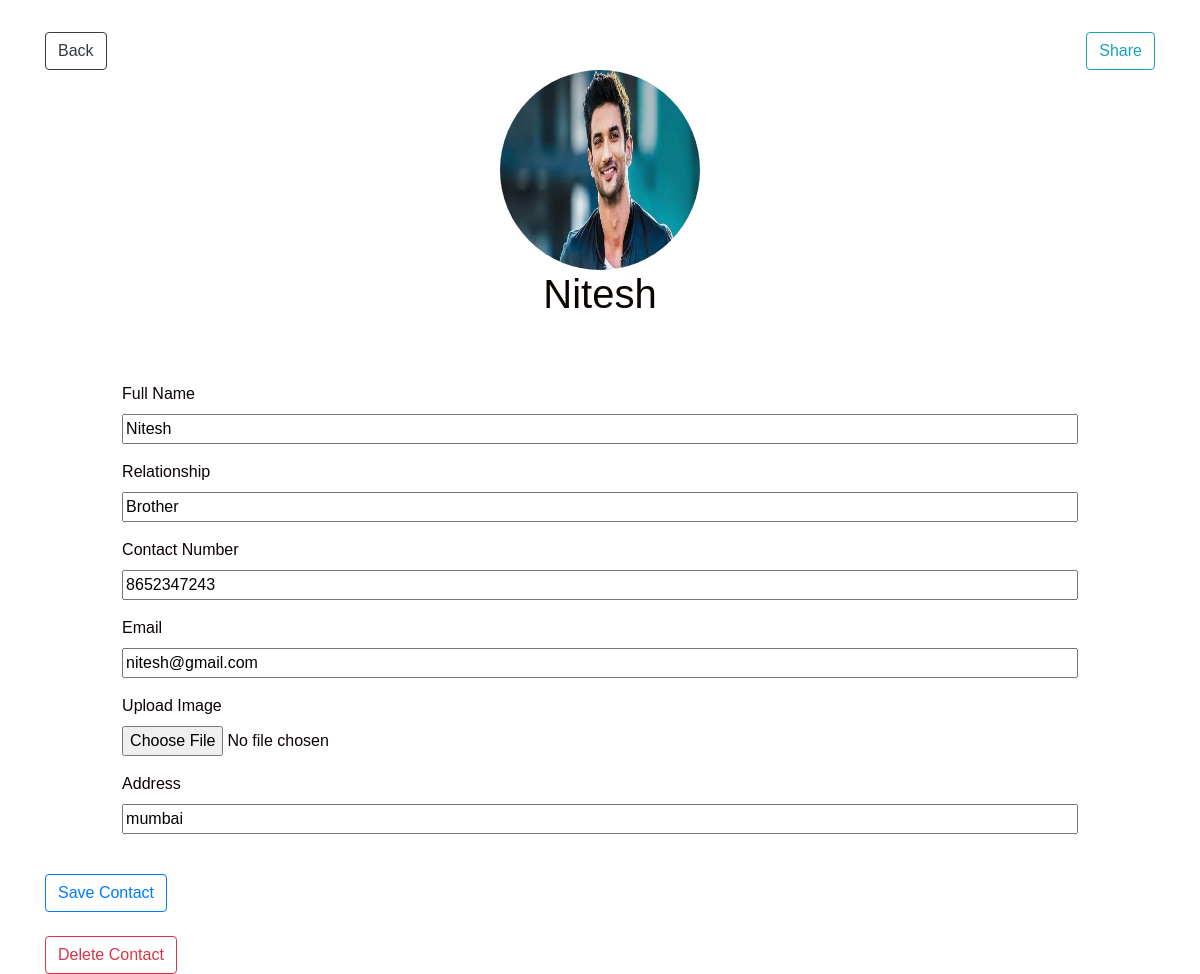
Page /edit-contact/12 on the earlier database version.
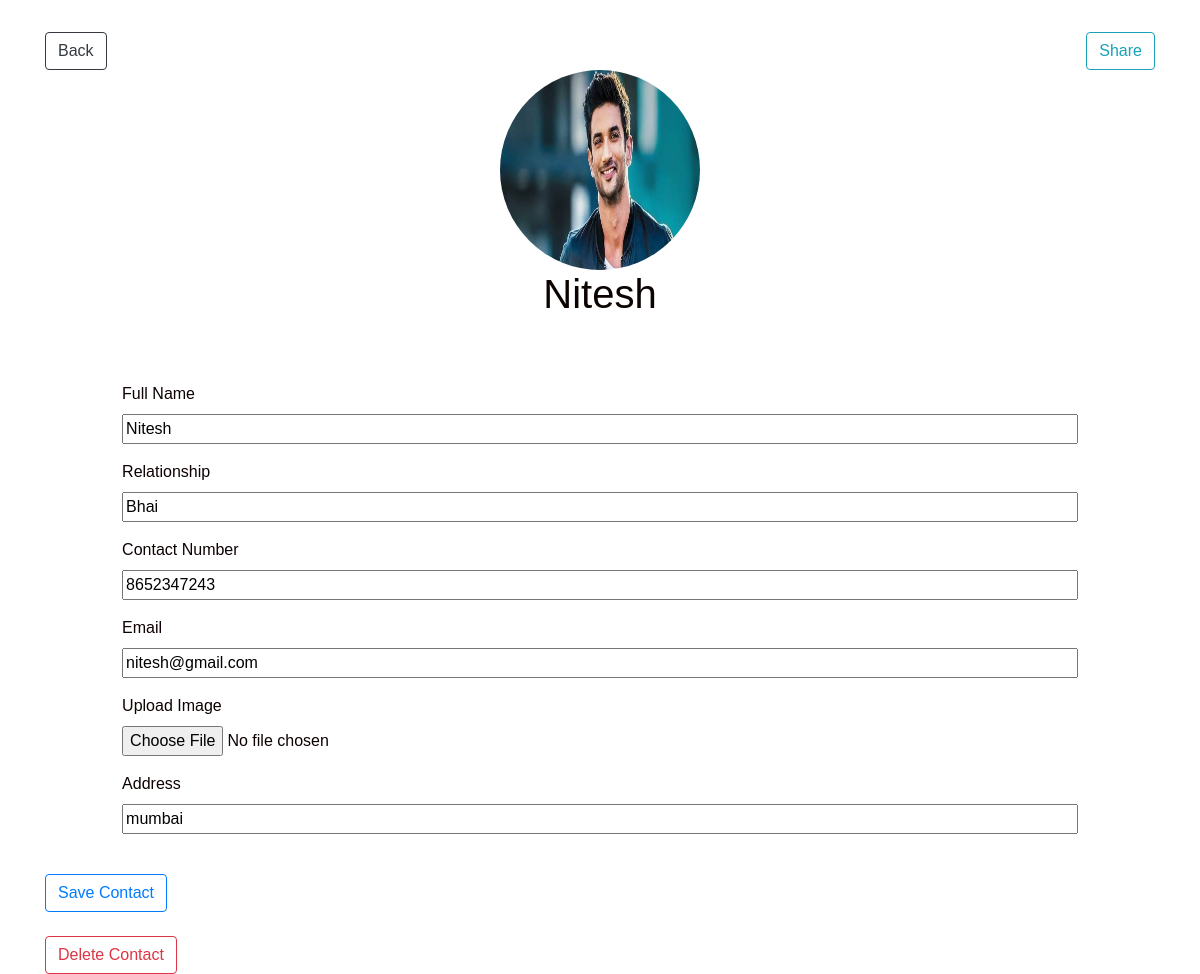
Same page on the later database version.
### contacts/models.py (models this page shows, shortened)
class Contact(models.Model):
    full_name = models.CharField(max_length=250)
    relationship = models.CharField(max_length=250)
    email = models.EmailField(max_length=254)
    imgs = models.ImageField(null=True, blank=false, upload_to="images/")
    phone_number = models.CharField(max_length=20)
    address = models.CharField(max_length=1000)

### contacts/views.py (the view, shortened to what this page needs)
# urls.py: path('edit-contact/<str:pk>', views.editContact, name='edit-contact'),
def editContact(request, pk):
    contact = Contact.objects.get(id=pk)
    return render(request, 'edit.html', {'contact': contact})

### templates/edit.html (shortened to what this page needs)
{% load static %}
<!DOCTYPE html>
<html>
<head>
	<link rel="stylesheet" type="text/css" href="{% static 'style-edit.css' %}">
	<link rel="stylesheet" href="https://cdn.jsdelivr.net/npm/bootstrap@4.0.0/dist/css/bootstrap.min.css">
</head>
<body>
<div class="container">
		<header class="hero">
			<a href="{% url 'profile' contact.id %}">
				<button class="btn btn-outline-dark">Back</button>
			</a>
		<button class="btn btn-outline-info" style="float: right;" id="copys">Share</button>
			<div class="hero-info">
				<img src="{{ contact.imgs.url | title }}" width="200px" height="200px" class="rounded-circle">
				<h1 class="name">{{ contact.full_name | title }}</h1>
			</div>
		</header>
		<form action="" method="POST">
			<section class="contact-info">
				<div class="info-line form-group">
					<label for="fullna">Full Name </label>
					<input type="text" id="fullna" class="type" name="fullname" placeholder="Full Name" value="{{ contact.full_name | title }}">
				</div>
				<div class="info-line form-group">
					<label for="re">Relationship </label>
					<input type="text" id="re" class="type" name="relationship" placeholder="Relationship" value="{{ contact.relationship | title }}">
				</div>
				<div class="info-line form-group">
					<label for="cn">Contact Number </label>
					<input type="text" id="cn" class="type" name="phone-number" placeholder="Phone Number"
						value="{{ contact.phone_number }}">
				</div>
				<div class="info-line form-group">
					<label for="em">Email </label>
					<input id="em" type="text" class="type" name="email" placeholder="Email" value="{{ contact.email }}">
				</div>
				<div class="info-line form-group">
					<label for="upimg">Upload Image </label>
					<input type="file" id="upimg" class="type" name="imgs" placeholder="" value="{{ contact.image }}">
				</div>
				<div class="info-line form-group">
					<label for="ad">Address </label>
					<input id="ad" type="text" class="type" name="address" placeholder="Address" value="{{ contact.address }}">
				</div>
			</section>
				<button class="btn btn-outline-primary">Save Contact</button>
		</form>
		<br>
		<a style="text-decoration: none; "href="{% url 'delete' contact.id %}"><button class="btn btn-outline-danger" >Delete Contact</button></a>
	</div>
</body>
</html>

### static/style-edit.css (style rules this page uses)
*,*::before, *::after { box-sizing: border-box; font-family: sans-serif; }
.hero { color: rgb(12, 4, 1); padding: 2em 0; }
.hero-info { display: flex; flex-flow: column; align-items: center; }
.info-line { display: flex; color: rgb(13, 1, 1); width: 90%; margin: 0 auto; flex-direction: column; border-radius: 20px; }
.contact-info { padding: 1.5em; }

Differences in the rows shown:
changed Contact "Nitesh": relationship "Brother" → "Bhai"
